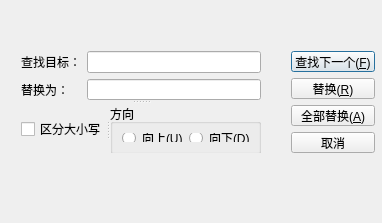
<?xml version="1.0" encoding="UTF-8"?>
<ui version="4.0">
 <class>ReplaceDialog</class>
 <widget class="QDialog" name="ReplaceDialog">
  <property name="geometry">
   <rect>
    <x>0</x>
    <y>0</y>
    <width>382</width>
    <height>223</height>
   </rect>
  </property>
  <property name="maximumSize">
   <size>
    <width>390</width>
    <height>240</height>
   </size>
  </property>
  <property name="sizeIncrement">
   <size>
    <width>0</width>
    <height>0</height>
   </size>
  </property>
  <property name="windowTitle">
   <string>替换</string>
  </property>
  <widget class="QWidget" name="">
   <property name="geometry">
    <rect>
     <x>21</x>
     <y>51</y>
     <width>354</width>
     <height>102</height>
    </rect>
   </property>
   <layout class="QGridLayout" name="gridLayout_2">
    <item row="0" column="2">
     <layout class="QVBoxLayout" name="verticalLayout">
      <item>
       <widget class="QPushButton" name="btnFindNext">
        <property name="text">
         <string>查找下一个(&amp;F)</string>
        </property>
       </widget>
      </item>
      <item>
       <widget class="QPushButton" name="pushButton">
        <property name="text">
         <string>替换(&amp;R)</string>
        </property>
       </widget>
      </item>
      <item>
       <widget class="QPushButton" name="pushButton_2">
        <property name="text">
         <string>全部替换(&amp;A)</string>
        </property>
       </widget>
      </item>
      <item>
       <widget class="QPushButton" name="btnCancel">
        <property name="text">
         <string>取消</string>
        </property>
       </widget>
      </item>
     </layout>
    </item>
    <item row="0" column="0">
     <widget class="QSplitter" name="splitter_2">
      <property name="minimumSize">
       <size>
        <width>240</width>
        <height>100</height>
       </size>
      </property>
      <property name="orientation">
       <enum>Qt::Orientation::Vertical</enum>
      </property>
      <widget class="QWidget" name="">
       <layout class="QVBoxLayout" name="verticalLayout_2">
        <item>
         <layout class="QHBoxLayout" name="horizontalLayout_2">
          <item>
           <widget class="QLabel" name="label">
            <property name="sizePolicy">
             <sizepolicy hsizetype="Fixed" vsizetype="Preferred">
              <horstretch>0</horstretch>
              <verstretch>0</verstretch>
             </sizepolicy>
            </property>
            <property name="minimumSize">
             <size>
              <width>50</width>
              <height>0</height>
             </size>
            </property>
            <property name="sizeIncrement">
             <size>
              <width>100</width>
              <height>0</height>
             </size>
            </property>
            <property name="text">
             <string>查找目标：</string>
            </property>
           </widget>
          </item>
          <item>
           <widget class="QLineEdit" name="lineEdit">
            <property name="sizePolicy">
             <sizepolicy hsizetype="Preferred" vsizetype="Preferred">
              <horstretch>0</horstretch>
              <verstretch>0</verstretch>
             </sizepolicy>
            </property>
            <property name="minimumSize">
             <size>
              <width>150</width>
              <height>0</height>
             </size>
            </property>
           </widget>
          </item>
         </layout>
        </item>
        <item>
         <layout class="QHBoxLayout" name="horizontalLayout_4">
          <item>
           <widget class="QLabel" name="label_2">
            <property name="sizePolicy">
             <sizepolicy hsizetype="Fixed" vsizetype="Preferred">
              <horstretch>0</horstretch>
              <verstretch>0</verstretch>
             </sizepolicy>
            </property>
            <property name="minimumSize">
             <size>
              <width>60</width>
              <height>0</height>
             </size>
            </property>
            <property name="sizeIncrement">
             <size>
              <width>0</width>
              <height>0</height>
             </size>
            </property>
            <property name="text">
             <string>替换为：</string>
            </property>
           </widget>
          </item>
          <item>
           <widget class="QLineEdit" name="lineEdit_2">
            <property name="sizePolicy">
             <sizepolicy hsizetype="Preferred" vsizetype="Preferred">
              <horstretch>0</horstretch>
              <verstretch>0</verstretch>
             </sizepolicy>
            </property>
            <property name="minimumSize">
             <size>
              <width>150</width>
              <height>0</height>
             </size>
            </property>
            <property name="text">
             <string/>
            </property>
           </widget>
          </item>
         </layout>
        </item>
       </layout>
      </widget>
      <widget class="QSplitter" name="splitter">
       <property name="sizePolicy">
        <sizepolicy hsizetype="Preferred" vsizetype="Preferred">
         <horstretch>0</horstretch>
         <verstretch>0</verstretch>
        </sizepolicy>
       </property>
       <property name="minimumSize">
        <size>
         <width>0</width>
         <height>50</height>
        </size>
       </property>
       <property name="orientation">
        <enum>Qt::Orientation::Horizontal</enum>
       </property>
       <widget class="QCheckBox" name="checkBox">
        <property name="sizePolicy">
         <sizepolicy hsizetype="Preferred" vsizetype="Preferred">
          <horstretch>0</horstretch>
          <verstretch>0</verstretch>
         </sizepolicy>
        </property>
        <property name="text">
         <string>区分大小写</string>
        </property>
       </widget>
       <widget class="QGroupBox" name="groupBox">
        <property name="enabled">
         <bool>true</bool>
        </property>
        <property name="sizePolicy">
         <sizepolicy hsizetype="Preferred" vsizetype="Preferred">
          <horstretch>0</horstretch>
          <verstretch>0</verstretch>
         </sizepolicy>
        </property>
        <property name="title">
         <string>方向</string>
        </property>
        <layout class="QGridLayout" name="gridLayout">
         <item row="0" column="0">
          <widget class="QRadioButton" name="rbDown">
           <property name="text">
            <string>向上(&amp;U)</string>
           </property>
          </widget>
         </item>
         <item row="0" column="1">
          <widget class="QRadioButton" name="rbUp">
           <property name="text">
            <string>向下(&amp;D)</string>
           </property>
          </widget>
         </item>
        </layout>
       </widget>
      </widget>
     </widget>
    </item>
    <item row="0" column="1">
     <spacer name="horizontalSpacer">
      <property name="orientation">
       <enum>Qt::Orientation::Horizontal</enum>
      </property>
      <property name="sizeHint" stdset="0">
       <size>
        <width>40</width>
        <height>20</height>
       </size>
      </property>
     </spacer>
    </item>
   </layout>
  </widget>
 </widget>
 <resources/>
 <connections/>
</ui>
